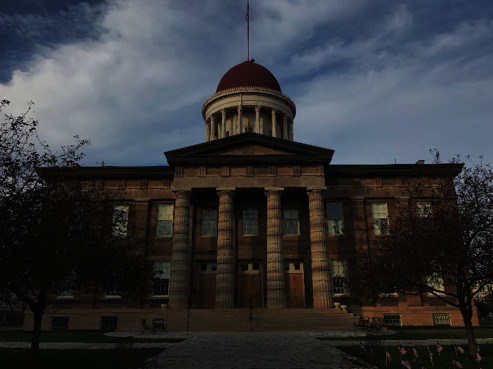
#> input picture sources/ch19Histogram/springfield.jpg, 493 x 369 px
$ python ch19_17.py
#> lines starting #> are read from the running program, lines starting #| are printed output that depends on the picture
# ch19_17.py
import cv2

src = cv2.imread("springfield.jpg",cv2.IMREAD_COLOR)
#> src is the input picture: shape (369, 493, 3); mean B, G, R 57.3, 53.2, 51.3
cv2.imshow("Src", src)
(b, g, r) = cv2.split(src)              # 拆開彩色影像通道
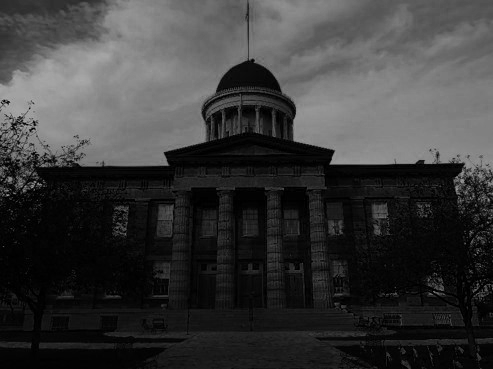
#> b: shape (369, 493); min 0, max 176, mean 57.3
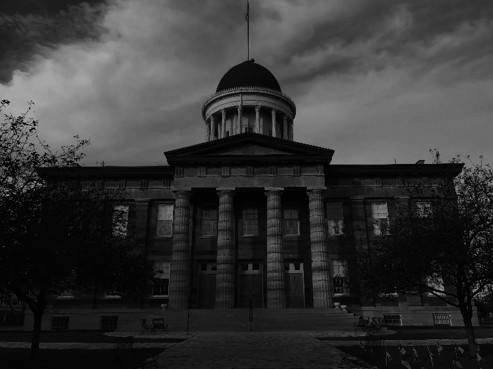
#> g: shape (369, 493); min 0, max 178, mean 53.2
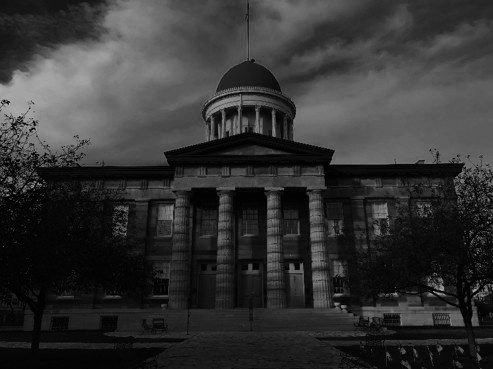
#> r: shape (369, 493); min 0, max 178, mean 51.3
blue = cv2.equalizeHist(b)              # 均衡化 B 通道
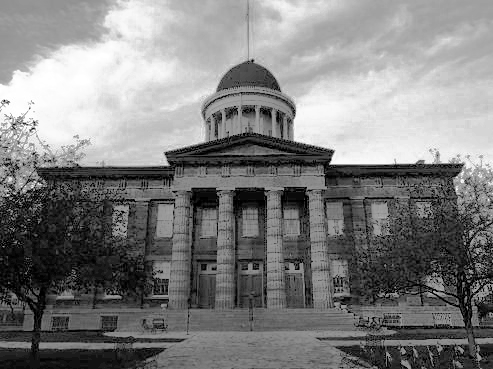
#> blue: shape (369, 493); min 0, max 255, mean 127
green = cv2.equalizeHist(g)             # 均衡化 G 通道
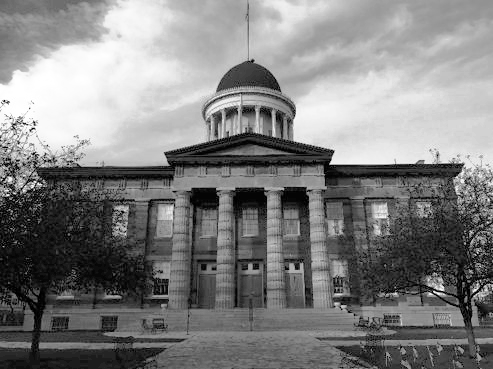
#> green: shape (369, 493); min 0, max 255, mean 128.3
red = cv2.equalizeHist(r)               # 均衡化 R 通道
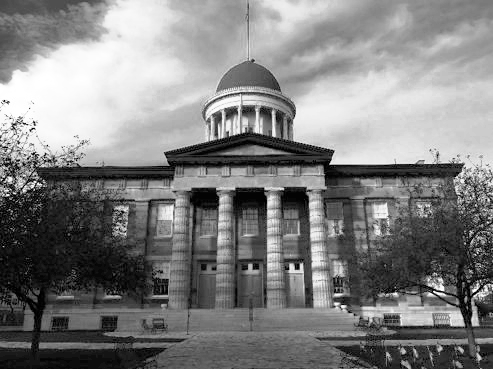
#> red: shape (369, 493); min 0, max 255, mean 128.3
dst = cv2.merge((blue, green, red))     # 合併通道
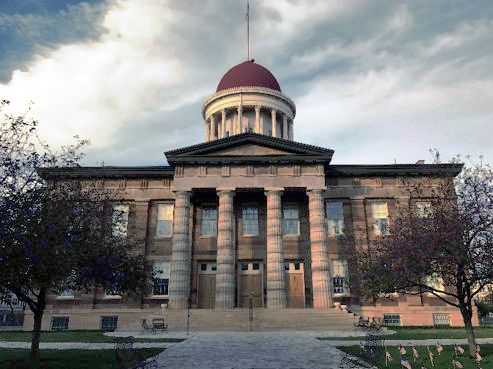
#> dst: shape (369, 493, 3); mean B, G, R 127, 128.3, 128.3
cv2.imshow("Dst", dst)
cv2.waitKey(0)
cv2.destroyAllWindows()

$ run again, with sources/ch19Histogram/macau.jpg copied over sources/ch19Histogram/springfield.jpg
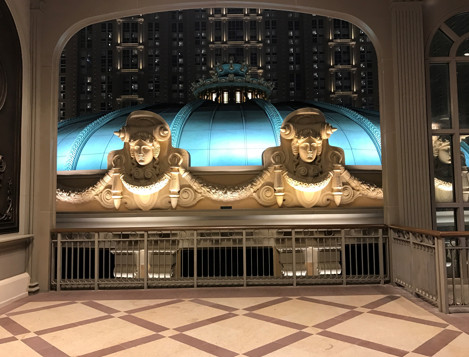
#> input picture sources/ch19Histogram/macau.jpg, 469 x 357 px
#> src is the input picture: shape (357, 469, 3); mean B, G, R 74, 90.2, 104
#> `(b, g, r) = cv2.split(src)`:
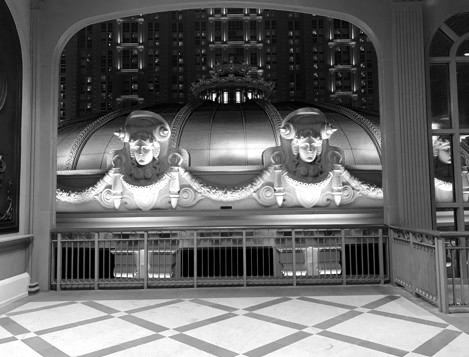
#> r: shape (357, 469); min 0, max 255, mean 104
#> `dst = cv2.merge((blue, green, red))`:
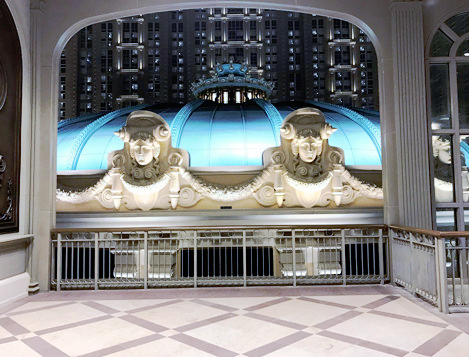
#> dst: shape (357, 469, 3); mean B, G, R 126.8, 127.3, 127.2

$ run again, with sources/ch19Histogram/office.jpg copied over sources/ch19Histogram/springfield.jpg
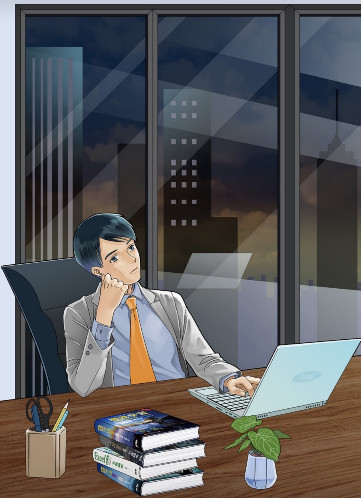
#> input picture sources/ch19Histogram/office.jpg, 361 x 498 px
#> src is the input picture: shape (498, 361, 3); mean B, G, R 94.3, 92.4, 93.1
#> `red = cv2.equalizeHist(r)`:
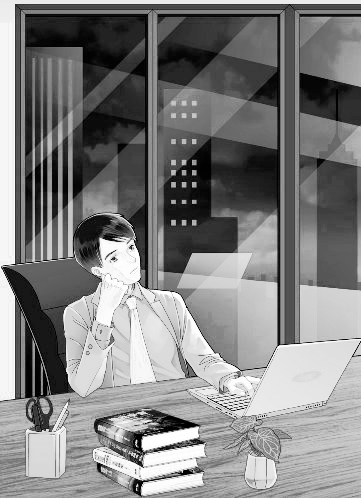
#> red: shape (498, 361); min 0, max 255, mean 128.4
#> `dst = cv2.merge((blue, green, red))`:
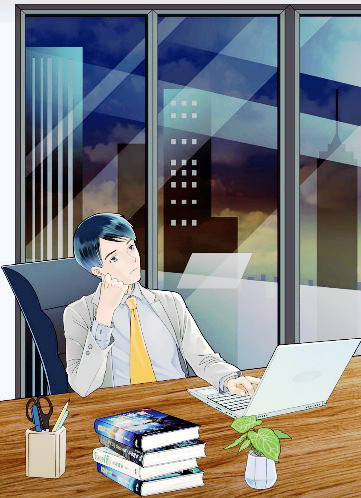
#> dst: shape (498, 361, 3); mean B, G, R 128.5, 128.4, 128.4

$ run again, with sources/ch19Histogram/shan.jpg copied over sources/ch19Histogram/springfield.jpg
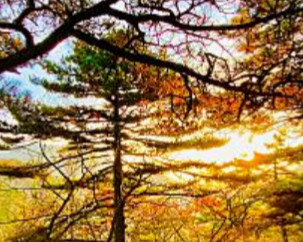
#> input picture sources/ch19Histogram/shan.jpg, 303 x 242 px
#> src is the input picture: shape (242, 303, 3); mean B, G, R 73.2, 118.8, 150
#> `dst = cv2.merge((blue, green, red))`:
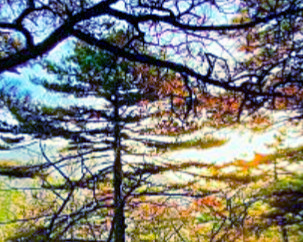
#> dst: shape (242, 303, 3); mean B, G, R 119.6, 127, 127.9
